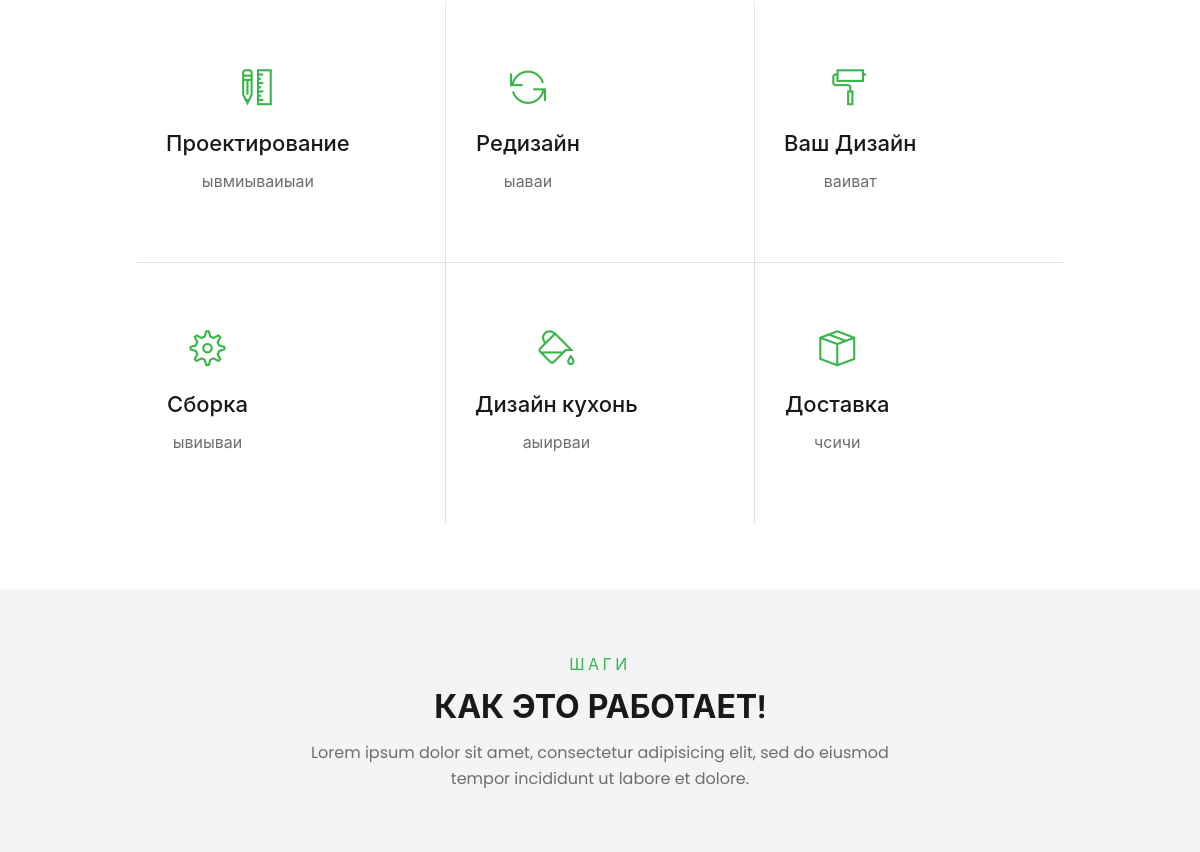
Before: / (middle part) with the older database file.
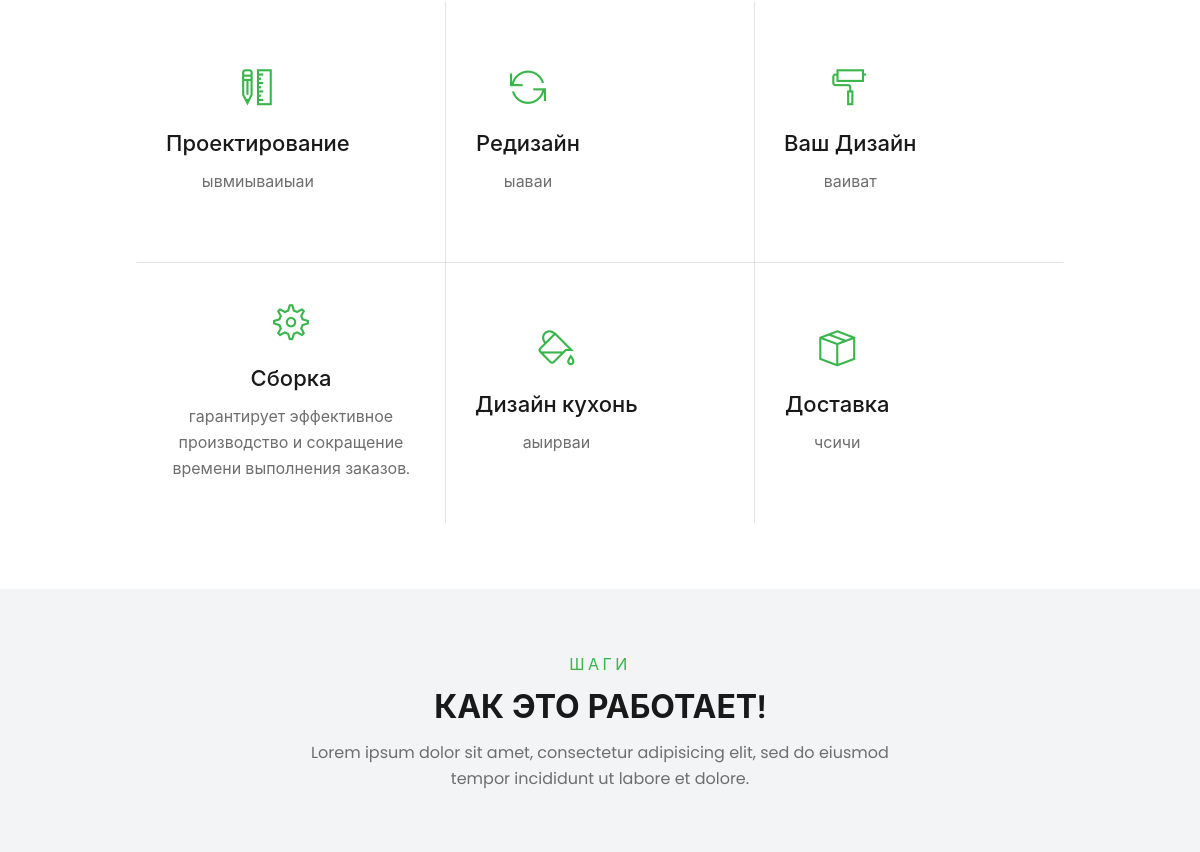
After: the same page with the newer database file.
### mebel_app/models.py (models this page shows, shortened)
class Service(models.Model):
    name = models.CharField(max_length=150, verbose_name='Наименование')
    icon = models.CharField(max_length=150, verbose_name='Иконка')
    description = models.TextField(verbose_name='Описание')
    class Meta:
        verbose_name = 'Услуга на главной'
        verbose_name_plural = 'Услуги на главной'

### mebel_app/views.py (the view)
# urls.py: path('', IndexView.as_view(), name='index'),
class IndexView(views.View):
    title = 'Mebel App'
    banners = Banner.objects.all()
    abouts = About.objects.all()
    projects = Project.objects.all()
    services = Service.objects.all()
    def get(self, request, *args, **kwargs):
        context = {
            'title': self.title,
            'abouts': self.abouts,
            'projects': self.projects,
            'services': self.services,
            'banners': self.banners
        }
        return render(request, 'index.html', context)

### mebel_app/context_processors.py (called while the page is built)
def contact_info(request):
    active_contact = Contact.objects.filter(active=True).first()
    return {'contact_info': active_contact}

def social_info(request):
    socials = Social.objects.all()
    return {'socials': socials}

### templates/index.html (shortened to what this page needs)
{% extends 'base.html' %}
{% load static %}
{% block content %}
<main>
    <section class="contentBlock servicesBlock text-center">
        <div class="container">
            <div class="row justify-content-center svColsRow no-gutters wow fadeInUp" data-wow-delay="0.1s">
                {% for Service in services %}
                <div class="col-12 col-md-4 d-md-flex col">
                    <article class="serviceColumn d-md-flex align-items-md-center justify-content-md-center position-relative hasOver mb-0">
                        <div class="align">
                            <i class="{{ Service.icon }} d-block"><span class="sr-only">icon</span></i>
                            <h3>{{ Service.name }}</h3>
                            <p>{{ Service.description }}</p>
                        </div>
                    </article>
                </div>
                {% endfor %}
            </div>
        </div>
    </section>
    <section class="bg-light stepsDescrBlock text-center contentBlock">
        <div class="container">
            <div class="row">
                <div class="col-12 offset-md-1 col-md-10 offset-lg-2 col-lg-8 offset-xl-3 col-xl-6">
                    <header class="headingHead wow fadeInUp" data-wow-delay="0.1s">
                        <h2 class="text-uppercase blockH font-weight-bold">
                            <strong class="font-weight-normal hTitle d-block fontBase">Шаги</strong>
                            <span class="d-block">Как это работает!</span>
                        </h2>
                        <p>Lorem ipsum dolor sit amet, consectetur adipisicing elit, sed do eiusmod tempor incididunt ut labore et dolore.</p>
                    </header>
                </div>
            </div>
        </div>
    </section>
</main>
{% endblock %}

Changed rows visible on the page:
changed Service "Сборка": description "ывиываи" → "гарантирует эффективное производство и сокращение времени выполнения заказов."
